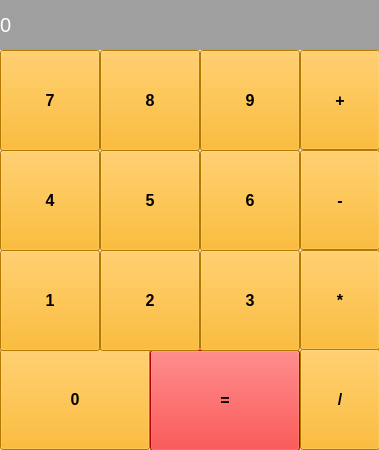
<?xml version="1.0" encoding="UTF-8"?>
<ui version="4.0">
 <class>MainWindow</class>
 <widget class="QMainWindow" name="MainWindow">
  <property name="geometry">
   <rect>
    <x>0</x>
    <y>0</y>
    <width>379</width>
    <height>450</height>
   </rect>
  </property>
  <property name="windowTitle">
   <string>Calculator</string>
  </property>
  <widget class="QWidget" name="centralwidget">
   <widget class="QLabel" name="label_result">
    <property name="geometry">
     <rect>
      <x>0</x>
      <y>0</y>
      <width>380</width>
      <height>50</height>
     </rect>
    </property>
    <property name="font">
     <font>
      <family>Arial</family>
      <pointsize>15</pointsize>
     </font>
    </property>
    <property name="styleSheet">
     <string notr="true">background-color: rgb(159, 159, 159);
color: rgb(255, 255, 255);</string>
    </property>
    <property name="text">
     <string>0</string>
    </property>
    <property name="margin">
     <number>10</number>
    </property>
   </widget>
   <widget class="QPushButton" name="btn_0">
    <property name="geometry">
     <rect>
      <x>0</x>
      <y>349</y>
      <width>150</width>
      <height>101</height>
     </rect>
    </property>
    <property name="font">
     <font>
      <pointsize>12</pointsize>
      <weight>75</weight>
      <bold>true</bold>
     </font>
    </property>
    <property name="styleSheet">
     <string notr="true">background-color: rgb(255, 170, 0);</string>
    </property>
    <property name="text">
     <string>0</string>
    </property>
   </widget>
   <widget class="QPushButton" name="btn_equal">
    <property name="geometry">
     <rect>
      <x>150</x>
      <y>350</y>
      <width>150</width>
      <height>101</height>
     </rect>
    </property>
    <property name="font">
     <font>
      <pointsize>12</pointsize>
      <weight>75</weight>
      <bold>true</bold>
     </font>
    </property>
    <property name="styleSheet">
     <string notr="true">background-color: rgb(255, 170, 0);
background-color: rgb(255, 0, 0);</string>
    </property>
    <property name="text">
     <string>=</string>
    </property>
   </widget>
   <widget class="QPushButton" name="btn_7">
    <property name="geometry">
     <rect>
      <x>0</x>
      <y>50</y>
      <width>100</width>
      <height>101</height>
     </rect>
    </property>
    <property name="font">
     <font>
      <pointsize>12</pointsize>
      <weight>75</weight>
      <bold>true</bold>
     </font>
    </property>
    <property name="styleSheet">
     <string notr="true">background-color: rgb(255, 170, 0);</string>
    </property>
    <property name="text">
     <string>7</string>
    </property>
   </widget>
   <widget class="QPushButton" name="btn_8">
    <property name="geometry">
     <rect>
      <x>100</x>
      <y>50</y>
      <width>100</width>
      <height>101</height>
     </rect>
    </property>
    <property name="font">
     <font>
      <pointsize>12</pointsize>
      <weight>75</weight>
      <bold>true</bold>
     </font>
    </property>
    <property name="styleSheet">
     <string notr="true">background-color: rgb(255, 170, 0);</string>
    </property>
    <property name="text">
     <string>8</string>
    </property>
   </widget>
   <widget class="QPushButton" name="btn_9">
    <property name="geometry">
     <rect>
      <x>200</x>
      <y>50</y>
      <width>100</width>
      <height>101</height>
     </rect>
    </property>
    <property name="font">
     <font>
      <pointsize>12</pointsize>
      <weight>75</weight>
      <bold>true</bold>
     </font>
    </property>
    <property name="styleSheet">
     <string notr="true">background-color: rgb(255, 170, 0);</string>
    </property>
    <property name="text">
     <string>9</string>
    </property>
   </widget>
   <widget class="QPushButton" name="btn_4">
    <property name="geometry">
     <rect>
      <x>0</x>
      <y>150</y>
      <width>100</width>
      <height>101</height>
     </rect>
    </property>
    <property name="font">
     <font>
      <pointsize>12</pointsize>
      <weight>75</weight>
      <bold>true</bold>
     </font>
    </property>
    <property name="styleSheet">
     <string notr="true">background-color: rgb(255, 170, 0);</string>
    </property>
    <property name="text">
     <string>4</string>
    </property>
   </widget>
   <widget class="QPushButton" name="btn_5">
    <property name="geometry">
     <rect>
      <x>100</x>
      <y>150</y>
      <width>100</width>
      <height>101</height>
     </rect>
    </property>
    <property name="font">
     <font>
      <pointsize>12</pointsize>
      <weight>75</weight>
      <bold>true</bold>
     </font>
    </property>
    <property name="styleSheet">
     <string notr="true">background-color: rgb(255, 170, 0);</string>
    </property>
    <property name="text">
     <string>5</string>
    </property>
   </widget>
   <widget class="QPushButton" name="btn_6">
    <property name="geometry">
     <rect>
      <x>200</x>
      <y>150</y>
      <width>100</width>
      <height>101</height>
     </rect>
    </property>
    <property name="font">
     <font>
      <pointsize>12</pointsize>
      <weight>75</weight>
      <bold>true</bold>
     </font>
    </property>
    <property name="styleSheet">
     <string notr="true">background-color: rgb(255, 170, 0);</string>
    </property>
    <property name="text">
     <string>6</string>
    </property>
   </widget>
   <widget class="QPushButton" name="btn_1">
    <property name="geometry">
     <rect>
      <x>0</x>
      <y>250</y>
      <width>100</width>
      <height>101</height>
     </rect>
    </property>
    <property name="font">
     <font>
      <pointsize>12</pointsize>
      <weight>75</weight>
      <bold>true</bold>
     </font>
    </property>
    <property name="styleSheet">
     <string notr="true">background-color: rgb(255, 170, 0);</string>
    </property>
    <property name="text">
     <string>1</string>
    </property>
   </widget>
   <widget class="QPushButton" name="btn_2">
    <property name="geometry">
     <rect>
      <x>100</x>
      <y>250</y>
      <width>100</width>
      <height>101</height>
     </rect>
    </property>
    <property name="font">
     <font>
      <pointsize>12</pointsize>
      <weight>75</weight>
      <bold>true</bold>
     </font>
    </property>
    <property name="styleSheet">
     <string notr="true">background-color: rgb(255, 170, 0);</string>
    </property>
    <property name="text">
     <string>2</string>
    </property>
   </widget>
   <widget class="QPushButton" name="btn_3">
    <property name="geometry">
     <rect>
      <x>200</x>
      <y>250</y>
      <width>100</width>
      <height>101</height>
     </rect>
    </property>
    <property name="font">
     <font>
      <pointsize>12</pointsize>
      <weight>75</weight>
      <bold>true</bold>
     </font>
    </property>
    <property name="styleSheet">
     <string notr="true">background-color: rgb(255, 170, 0);</string>
    </property>
    <property name="text">
     <string>3</string>
    </property>
   </widget>
   <widget class="QPushButton" name="btn_addition">
    <property name="geometry">
     <rect>
      <x>300</x>
      <y>50</y>
      <width>80</width>
      <height>100</height>
     </rect>
    </property>
    <property name="font">
     <font>
      <pointsize>12</pointsize>
      <weight>75</weight>
      <bold>true</bold>
     </font>
    </property>
    <property name="styleSheet">
     <string notr="true">background-color: rgb(255, 170, 0);</string>
    </property>
    <property name="text">
     <string>+</string>
    </property>
   </widget>
   <widget class="QPushButton" name="btn_substraction">
    <property name="geometry">
     <rect>
      <x>300</x>
      <y>150</y>
      <width>80</width>
      <height>100</height>
     </rect>
    </property>
    <property name="font">
     <font>
      <pointsize>12</pointsize>
      <weight>75</weight>
      <bold>true</bold>
     </font>
    </property>
    <property name="styleSheet">
     <string notr="true">background-color: rgb(255, 170, 0);</string>
    </property>
    <property name="text">
     <string>-</string>
    </property>
   </widget>
   <widget class="QPushButton" name="btn_multiplication">
    <property name="geometry">
     <rect>
      <x>300</x>
      <y>250</y>
      <width>80</width>
      <height>100</height>
     </rect>
    </property>
    <property name="font">
     <font>
      <pointsize>12</pointsize>
      <weight>75</weight>
      <bold>true</bold>
     </font>
    </property>
    <property name="styleSheet">
     <string notr="true">background-color: rgb(255, 170, 0);</string>
    </property>
    <property name="text">
     <string>*</string>
    </property>
   </widget>
   <widget class="QPushButton" name="btn_main_division">
    <property name="geometry">
     <rect>
      <x>300</x>
      <y>349</y>
      <width>80</width>
      <height>101</height>
     </rect>
    </property>
    <property name="font">
     <font>
      <pointsize>12</pointsize>
      <weight>75</weight>
      <bold>true</bold>
     </font>
    </property>
    <property name="styleSheet">
     <string notr="true">background-color: rgb(255, 170, 0);</string>
    </property>
    <property name="text">
     <string>/</string>
    </property>
   </widget>
  </widget>
 </widget>
 <resources/>
 <connections/>
</ui>
